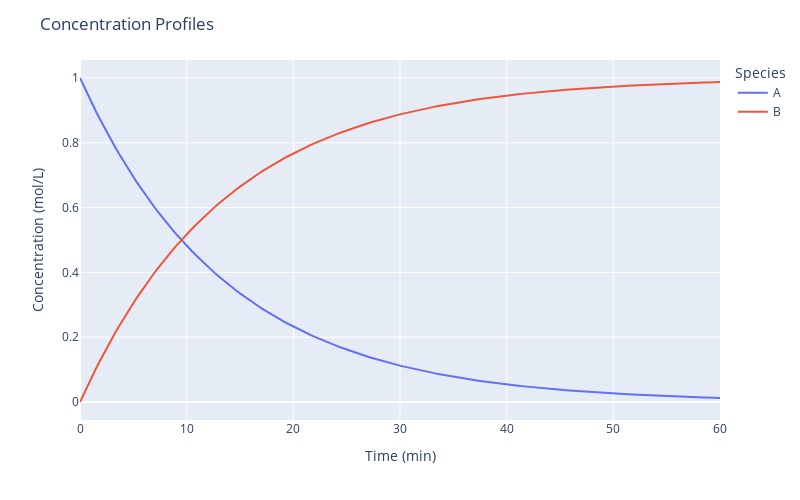

The code cell stored with this chart in its notebook:
### Code cell
# Model simulation and plot concentration profiles
# A concentration   [A] = 1 mol/L
# Temperature       T = 50.0 oC
# Batch time        t_b = 60.0 min
operation_params = [
    ({"param": "Concentration", "stream": "Batch_Feed", "species": "A"}, 1.0), # mol/L
    ({"param": "Temperature"}, 50.0), # oC
    ({"param": "Batch_Time"}, 60.0), # min
]
toy_case.plot_simulation_profiles(operation_params)

### Figure 1 — Plotly figure (JSON) as saved in the notebook; plotly's stock layout.template omitted (floating-point values rounded to 4 significant figures; data arrays with more than 128 entries replaced by an {"elided": "..."} marker saying what was removed)
{"data": [{"hovertemplate": "Species=A<br>Time (min)=%{x}<br>Concentration (mol/L)=%{y}<extra></extra>", "legendgroup": "A", "line": {"color": "#636efa", "dash": "solid"}, "marker": {"symbol": "circle"}, "mode": "lines", "name": "A", "orientation": "v", "showlegend": true, "type": "scatter", "x": {"elided": "201 float values"}, "xaxis": "x", "y": {"elided": "201 float values"}, "yaxis": "y"}, {"hovertemplate": "Species=B<br>Time (min)=%{x}<br>Concentration (mol/L)=%{y}<extra></extra>", "legendgroup": "B", "line": {"color": "#EF553B", "dash": "solid"}, "marker": {"symbol": "circle"}, "mode": "lines", "name": "B", "orientation": "v", "showlegend": true, "type": "scatter", "x": {"elided": "201 float values"}, "xaxis": "x", "y": {"elided": "201 float values"}, "yaxis": "y"}], "layout": {"height": 500, "legend": {"title": {"text": "Species"}, "tracegroupgap": 0}, "margin": {"t": 60}, "title": {"text": "Concentration Profiles"}, "width": 800, "xaxis": {"anchor": "y", "domain": [0, 1], "title": {"text": "Time (min)"}}, "yaxis": {"anchor": "x", "domain": [0, 1], "title": {"text": "Concentration (mol/L)"}}}}
